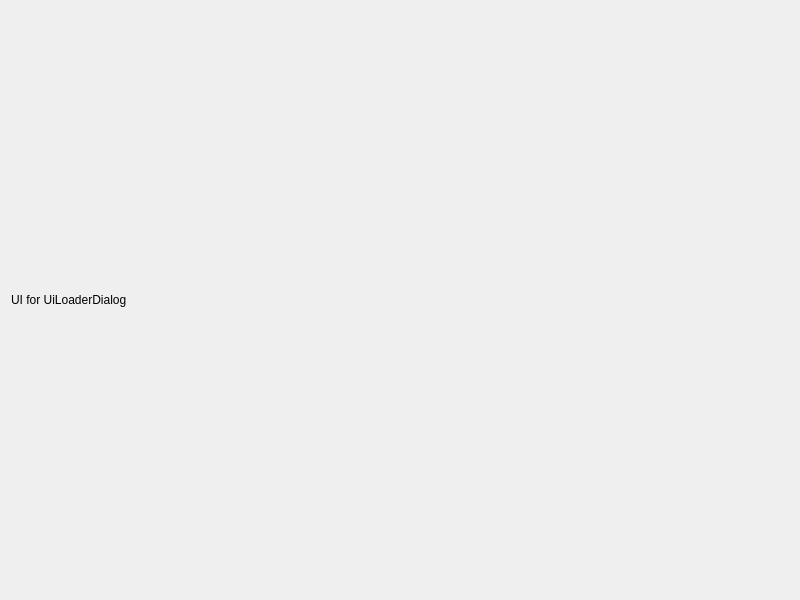
<?xml version="1.0" encoding="UTF-8"?>
<ui version="4.0">
 <class>UiLoaderDialog</class>
 <widget class="QDialog" name="uiLoaderDialog">
  <property name="geometry">
   <rect>
    <x>0</x>
    <y>0</y>
    <width>800</width>
    <height>600</height>
   </rect>
  </property>
  <property name="windowTitle">
   <string>Ui Loader Dialog</string>
  </property>
  <layout class="QVBoxLayout" name="verticalLayout">
   <item>
    <widget class="QLabel" name="label">
     <property name="text">
      <string>UI for UiLoaderDialog</string>
     </property>
    </widget>
   </item>
  </layout>
 </widget>
 <resources/>
 <connections/>
</ui>
